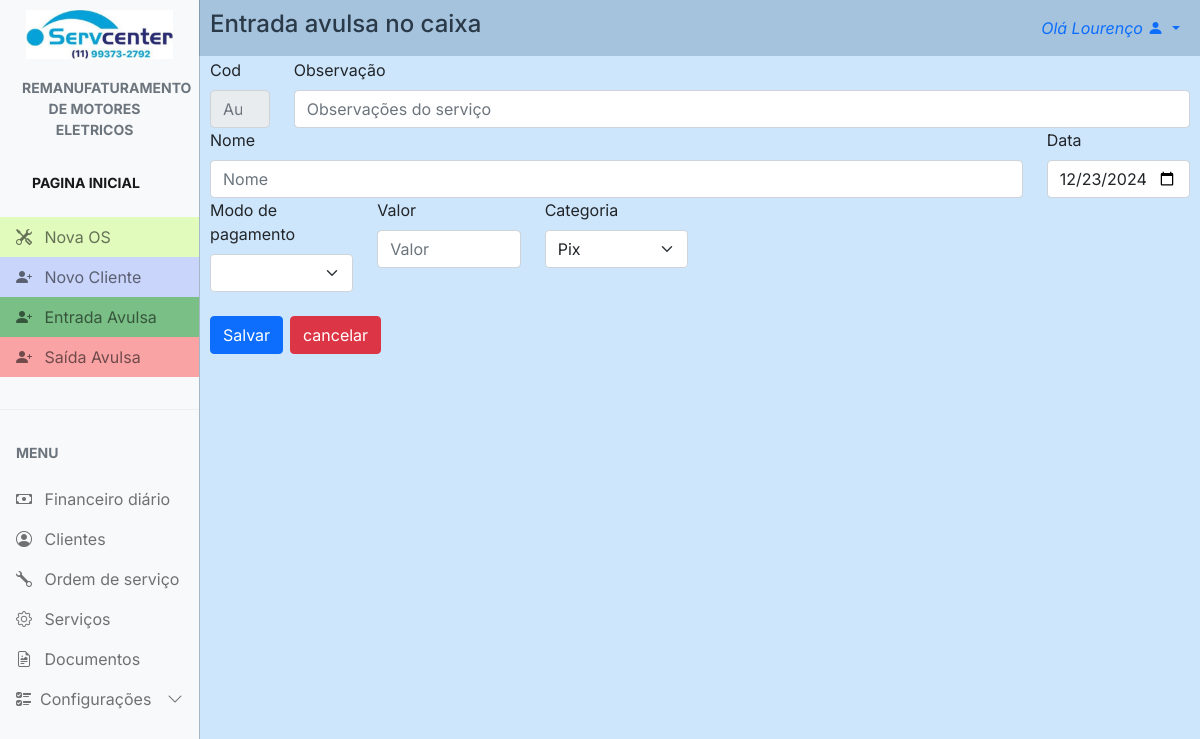
The app's page /finance/new_finance/ (signed in) with its own data.
### config/models.py (models this page shows, shortened)
class Config(models.Model):
    nome_empresa = models.CharField(max_length=100, blank=True, null=True)
    nome_fantasia = models.CharField(max_length=100, blank=True, null=True)
    responsavel = models.CharField(max_length=100, blank=True, null=True)
    atividade = models.CharField(max_length=100, blank=True, null=True)
    cnpj = models.CharField(max_length=20, blank=True, null=True)
    endereco = models.CharField(max_length=100, blank=True, null=True)
    numero = models.CharField(max_length=10, blank=True, null=True)
    bairro = models.CharField(max_length=50, blank=True, null=True)
    cidade = models.CharField(max_length=50, blank=True, null=True)
    estado = models.CharField(max_length=2, blank=True, null=True)
    cep = models.CharField(max_length=10, blank=True, null=True)
    logo1 = models.ImageField(upload_to='logos', blank=True, null=True)
    logo2 = models.ImageField(upload_to='logos', blank=True, null=True)
    obs = models.TextField(blank=True, null=True)
    data = models.DateField(blank=True, null=True)
    telefone = models.CharField(max_length=20, blank=True, null=True)
    whatsapp = models.CharField(max_length=20, blank=True, null=True)

### finance/views.py (the view, shortened to what this page needs)
# urls.py: path('new_finance/', views.new_finance, name="new_finance"),
@login_required
def new_finance(request):
    br_tz = pytz.timezone('America/Sao_Paulo')
    time_br = datetime.now(br_tz).time()
    if request.method == "GET":
        data = timezone.localtime(timezone=br_tz).date().strftime('%Y-%m-%d')
        finances = Finance.objects.all()
        categoria = Categoria_in.objects.all()
        return render(request, 'new_finance.html', {'finances': finances, 'data': data, 'categoria': categoria})
    return redirect('finance_dia')

### config/context_processors.py (called while the page is built)
def conf(request):
    logo = Config.objects.all().first
    return {'logo': logo}

### servcenter/context_processors.py (called while the page is built)
def project_settings(request):
    config = Config.objects.first()
    return {
        'config': config,
    }

### finance/templates/new_finance.html (shortened to what this page needs)
{% extends "main.html" %} {% load static %} {% block 'head' %}
<link rel="stylesheet" href="{% static 'css/main.css' %}" />
<link rel="stylesheet" href="{% static 'clients/css/new_client.css' %}" />
{% endblock %} {% block 'main' %}
<div id="main" class="main">
  <div id="cad_cli_tit">
    <a>Entrada avulsa no caixa</a>
  </div>
  <form class="row g-6 all" action="{% url 'new_finance' %}" method="POST" enctype="multipart/form-data">
    <div class="col-md-1">
      <label for="inputCod" class="form-label">Cod</label>
      <input
        type="number"
        readonly
        class="form-control"
        placeholder="Auto"
        name="inputCod"
      />
    </div>
    <div class="col-md-11">
      <label for="inputObs" class="form-label">Observação</label>
      <input
        type="text"
        class="form-control"
        placeholder="Observações do serviço"
        name="inputObs"
        value="{{obs}}"
      />
    </div>
    <div class="col-md-10">
      <label for="inputNome" class="form-label">Nome</label>
      <input
        type="text"
        class="form-control"
        placeholder="Nome"
        name="inputNome"
        value="{{nome}}"
      />
    </div>
    <div class="col-md-2">
      <label for="imputData" class="form-label">Data</label>
      <input type="date" class="form-control" name="inputData" value="{{data}}" />
    </div>
    <div class="col-md-2">
      <label for="inputTipoPgto" class="form-label">Modo de pagamento</label>
      <select name="inputTipoPgto" class="form-select" value="{{inputTipoPgto}}">
        <option selected>{{inputTipoPgto}}</option>
        <option>Dinheiro</option>
      </select>
    </div>
    <div class="col-md-2">
      <label for="inputValor" class="form-label">Valor</label>
      <input
        type="number"
        step="0.01"
        min="0.00"
        class="form-control"
        placeholder="Valor"
        name="inputValor"
        value="{{valor}}"
        step="any"
      />
    </div>
    <div class="col-md-2">
      <label for="inputCategoria_in" class="form-label">Categoria</label>
      <select name="inputCategoria_in" class="form-select" value="{{inputCategoria_in}}">
        {% for cat in categoria %}
        <option>{{cat.categoria}}</option>
        {% endfor %}
      </select>
    </div>
    <br />
    <i></i>
    <br />
    <div class="col-12">
        <button type="submit" class="btn btn-primary">Salvar</button>
    </div>
  </form>
  <div class="col-1">
    <a href="{% url 'finance' %}" id="canc_btn" type="submit" class="btn btn-danger">cancelar</a>
  </div
</div>
{% endblock%}

### templates/main.html (shortened to what this page needs)
{% load static %}
<!DOCTYPE html>
<html lang="en">
  <head>
    <link rel="stylesheet" href="{% static 'css/bootstrap.min.css'%}" />
    <link
      rel="stylesheet"
      href="https://cdn.jsdelivr.net/npm/bootstrap-icons@1.4.1/font/bootstrap-icons.css"
    />
    <link rel="stylesheet" href="{% static 'css/dataTables.bootstrap5.min.css' %}" />
    <link rel="stylesheet" href="{% static 'css/main.css' %}" />
    {% block 'head' %}{% endblock %}
  </head>
  <body>
    <div
      class="offcanvas offcanvas-start sidebar-nav bg-light"
      tabindex="-1"
      id="sidebar"
    >
      <div class="offcanvas-body p-0">
        <nav class="navbar-light">
          <ul class="navbar-nav">
            <li>
              <div class="text-muted small fw-bold text-uppercase px-3">
                <a href="{% url 'dashboard' %}">
                  {% if config.logo1 %}
                    <img id="logo" src="{{ config.logo1.url }}" alt="logo" />
                  {% else %}
                    <p>No logo available</p>
                  {% endif %}
                </a>
              </div>
            </li>
            <li id="tit_motores">
              <a href="{% url 'dashboard' %}" class="nav-link px-3 active">
                <div class="text-muted small fw-bold text-uppercase px-3 mb-3">
                  {{config.atividade}}
                </div>
              </a>
            </li>
            <li>
              <div class="text-muted small fw-bold text-uppercase px-3 mb-3">
                <a href="{% url 'dashboard' %}" class="nav-link px-3 active">Pagina Inicial</a>
              </div>
            </li>
            <li>
              <a id="n_os" href="{% url 'new_work_order' %}" class="nav-link px-3">
                <span class="me-2"><i class="bi bi-tools"></i></span>
                <span>Nova OS</span>
              </a>
            </li>
            <li>
              <a id="n_cli" href="{% url 'new_client' %}" class="nav-link px-3">
                <span class="me-2"><i class="bi bi-person-plus-fill"></i></span>
                <span>Novo Cliente</span>
              </a>
            </li>
            <li>
              <a id="in" href="{% url 'new_finance' %}" class="nav-link px-3">
                <span class="me-2"><i class="bi bi-person-plus-fill"></i></span>
                <span>Entrada Avulsa</span>
              </a>
            </li>
            <li>
              <a id="out" href="{% url 'new_finance_out' %}" class="nav-link px-3">
                <span class="me-2"><i class="bi bi-person-plus-fill"></i></span>
                <span>Saída Avulsa</span>
              </a>
            </li>
            <li class="my-4"><hr class="dropdown-divider bg-light" /></li>
            <li>
              <div class="text-muted small fw-bold text-uppercase px-3 mb-3">
                Menu
              </div>
            </li>
            {% if user.is_superuser %}
              <li>
                  <a href="{% url 'finance' %}" class="nav-link px-3">
                      <span class="me-2"><i class="bi bi-cash"></i></span>
                      <span>Financeiro</span>
                  </a>
              </li>
            {% else %}
                <li>
                    <a href="{% url 'finance' %}" class="nav-link px-3">
                        <span class="me-2"><i class="bi bi-cash"></i></span>
                        <span>Financeiro diário</span>
                    </a>
                </li>
            {% endif %}
            <li>
              <a href="{% url 'clients' %}" class="nav-link px-3">
                <span class="me-2"><i class="bi bi-person-circle"></i></span>
                <span>Clientes</span>
              </a>
            </li>
            <li>
              <a href="{% url 'work_order' %}" class="nav-link px-3">
                <span class="me-2"><i class="bi bi-wrench"></i></span>
                <span>Ordem de serviço</span>
              </a>
            </li>
            <li>
              <a href="{% url 'services' %}" class="nav-link px-3">
                <span class="me-2"><i class="bi bi-gear"></i></span>
                <span>Serviços</span>
              </a>
            </li>
            <li>
              <a href="{% url 'documents' %}" class="nav-link px-3">
                <span class="me-2"><i class="bi bi-file-earmark-richtext"></i></span>
                <span>Documentos</span>
              </a>
            </li>
            <li>
              <a
                class="nav-link px-3 sidebar-link"
                data-bs-toggle="collapse"
                href="#layouts"
              >
                <span class="me-2"><i class="bi bi-ui-checks"></i></span>
                <span>Configurações</span>
                <span class="ms-auto">
                  <span class="right-icon">
                    <i class="bi bi-chevron-down"></i>
                  </span>
                </span>
              </a>
            </li>
          </ul>
        </nav>
      </div>
    </div>
    <nav class="navbar navbar-expand-lg" id="top_nav">
      <div  class="container-fluid">
        <div class="collapse navbar-collapse" id="topNavBar">
          <ul class="navbar-nav">
            <li class="nav-item dropdown">
              <a
                class="nav-link dropdown-toggle ms-2"
                href="#"
                role="button"
                data-bs-toggle="dropdown"
                aria-expanded="false"
              >
                <i>Olá {{request.user.first_name}}</i>
                <i class="bi bi-person-fill"></i>
              </a>
            </li>
          </ul>
        </div>
      </div>
    </nav>
    {% block 'main' %} {% endblock %}
  </body>
</html>

### templates/static/css/main.css (style rules this page uses)
body, button { font-family: "Inter", sans-serif; margin: 0; padding: 0; background: rgba(91, 170, 244, 0.293); }
:root { --offcanvas-width: 200px; --topNavbarHeight: 0px; }
#logo { padding: 10px; max-width: 100%; }
#n_os { background: rgba(172, 255, 47, 0.303); }
#n_cli { background: rgba(47, 95, 255, 0.234); }
#in { background-color: #2a9c3d9c; }
#out { background-color: #fa6c6c9a; }
#tit_motores { text-align: center; margin-left: -10px; }
.sidebar-nav { width: var(--offcanvas-width); }
.sidebar-link { display: flex; align-items: center; }
.sidebar-link .right-icon { display: inline-flex; }
#top_nav { background: rgba(65, 109, 150, 0.293); }
@media (min-width: 992px) { body { overflow: auto !important; } }
@media (min-width: 992px) { .sidebar-nav { -webkit-transform: none; transform: none; visibility: visible !important; height: calc(100% - var(--topNavbarHeight)); top: var(--topNavbarHeight); } }
@media (min-width: 992px) { #cad_cli_tit { margin-top: -50px; } }

### templates/static/clients/css/new_client.css (style rules this page uses)
.main { margin-left: 10px; margin-right: 10px; margin-bottom: 10px; padding: 0; }
#cad_cli_tit a { margin-top: -4px; font-size: 3vh; font-weight: 500; border-radius: 10px; }
#canc_btn { margin-top: -67px; margin-left: 80px; }
@media (min-width: 992px) { .main { margin-left: 210px; margin-right: 10px; } }
@media (min-width: 992px) { #cad_cli_tit { margin-top: -50px; font-size: 3vh; font-weight: 500; border: 0; padding: 0; } }
@media (min-width: 992px) { #canc_btn { margin-top: -65px; margin-left: 80px; } }

### records on screen
Config: logo1 (picture), atividade "REMANUFATURAMENTO DE MOTORES ELETRICOS"

### other values on screen
{{ request.user.first_name }} "Lourenço"
form field inputCategoria_in "Pix"
